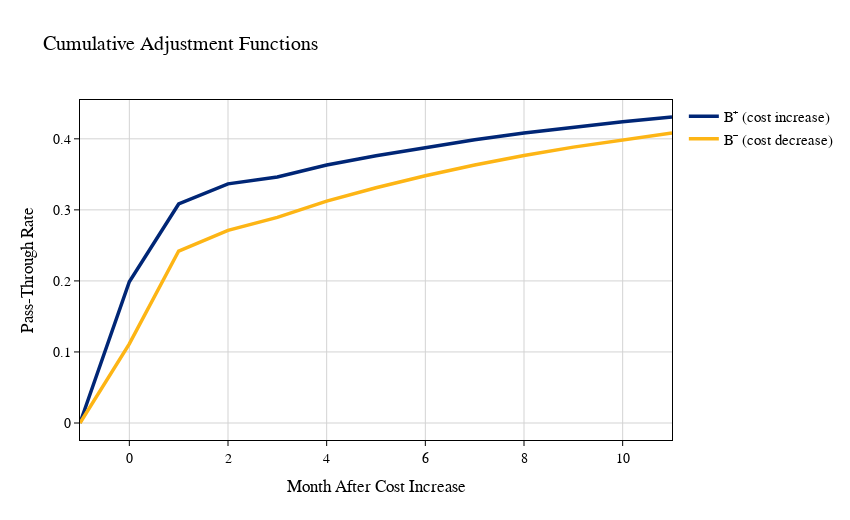

Notebook code cell kept with this figure:
### Markdown cell above
Plotting

### Code cell
x = np.arange(-1, len(B_plus)-1, 1)

# UC Berkeley colors
berkeley_blue = "#002676"
california_gold = "#FDB515"

fig = go.Figure()

fig.add_trace(go.Scatter(
    x=x,
    y=B_plus,
    mode="lines",
    name="B⁺ (cost increase)",
    line=dict(color=berkeley_blue, width=3.5)
))

fig.add_trace(go.Scatter(
    x=x,
    y=B_minus,
    mode="lines",
    name="B⁻ (cost decrease)",
    line=dict(color=california_gold, width=3.5)
))

fig.update_layout(
    title="Cumulative Adjustment Functions",
    xaxis_title="Month After Cost Increase",
    yaxis_title="Pass-Through Rate",

    # ECONOMETRICA / QJE STYLE
    font=dict(
        family="Times New Roman",
        size=14,
        color="black"
    ),
    template="simple_white",

    # Axes styling
    xaxis=dict(
        showgrid=True,
        gridcolor="lightgray",
        zeroline=False,
        linecolor="black",
        linewidth=1,
        mirror=True,
        ticks="outside",
        tickwidth=1,
        tickcolor="black"
    ),
    yaxis=dict(
        showgrid=True,
        gridcolor="lightgray",
        zeroline=False,
        linecolor="black",
        linewidth=1,
        mirror=True,
        ticks="outside",
        tickwidth=1,
        tickcolor="black"
    ),

    # Legend OUTSIDE (right)
    legend=dict(
        x=1.02,
        y=1,
        xanchor="left",
        yanchor="top",
        font=dict(size=15),
        bgcolor="rgba(255,255,255,0)",
        bordercolor="rgba(0,0,0,0)"
    ),

    margin=dict(r=150),
    width=850,
    height=520
)

fig.show()

fig.write_image(FOLDER + "plots/cpi_ppi/Eggs_IV.png") #this line saves the plot

### Figure 1 — Plotly figure (JSON) as saved in the notebook; plotly's stock layout.template omitted (floating-point values rounded to 4 significant figures)
{"data": [{"line": {"color": "#002676", "width": 3.5}, "mode": "lines", "name": "B⁺ (cost increase)", "type": "scatter", "x": [-1, 0, 1, 2, 3, 4, 5, 6, 7, 8, 9, 10, 11], "y": [0, 0.1989, 0.3083, 0.3366, 0.3463, 0.363, 0.3763, 0.3881, 0.3988, 0.4082, 0.4166, 0.4241, 0.4307]}, {"line": {"color": "#FDB515", "width": 3.5}, "mode": "lines", "name": "B⁻ (cost decrease)", "type": "scatter", "x": [-1, 0, 1, 2, 3, 4, 5, 6, 7, 8, 9, 10, 11], "y": [0, 0.1114, 0.2421, 0.2712, 0.2894, 0.3124, 0.3312, 0.348, 0.3631, 0.3764, 0.3883, 0.3989, 0.4083]}], "layout": {"font": {"color": "black", "family": "Times New Roman", "size": 14}, "height": 520, "legend": {"bgcolor": "rgba(255,255,255,0)", "bordercolor": "rgba(0,0,0,0)", "font": {"size": 15}, "x": 1.02, "xanchor": "left", "y": 1, "yanchor": "top"}, "margin": {"r": 150}, "title": {"text": "Cumulative Adjustment Functions"}, "width": 850, "xaxis": {"gridcolor": "lightgray", "linecolor": "black", "linewidth": 1, "mirror": true, "showgrid": true, "tickcolor": "black", "ticks": "outside", "tickwidth": 1, "title": {"text": "Month After Cost Increase"}, "zeroline": false}, "yaxis": {"gridcolor": "lightgray", "linecolor": "black", "linewidth": 1, "mirror": true, "showgrid": true, "tickcolor": "black", "ticks": "outside", "tickwidth": 1, "title": {"text": "Pass-Through Rate"}, "zeroline": false}}}
